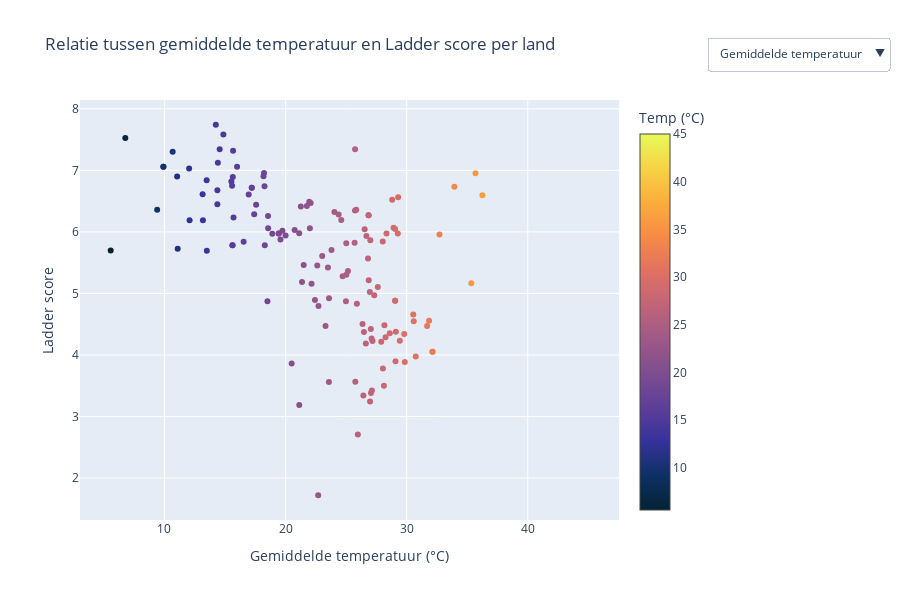

Notebook cell for this chart:
### Markdown cell above
> *Figuur 8: Drie interactieve wereldkaarten gecombineerd. Door te klikken op de tabs, kan er gefilterd worden op een variabele. Landen zonder gegevens zijn grijswit gekleurd.*

### Code cell
trace_temp = go.Scatter(
    x=df123["temperature_celsius"],
    y=df123["Ladder score"],
    mode="markers",
    marker=dict(
        color=df123["temperature_celsius"],
        colorscale="thermal",
        showscale=True,
        colorbar=dict(title="Temp (°C)")
    ),
    text=df123["country"],
    name="Gemiddelde temperatuur"
)

trace_feels_like = go.Scatter(
    x=df123["feels_like_celsius"],
    y=df123["Ladder score"],
    mode="markers",
    marker=dict(
        color=df123["feels_like_celsius"],
        colorscale="thermal",
        showscale=True,
        colorbar=dict(title="Voelt als (°C)")
    ),
    text=df123["country"],
    name="Gemiddelde gevoelstemperatuur",
    visible=False 
)

figtempsscatter = go.Figure(data=[trace_temp, trace_feels_like])
figtempsscatter.update_layout(
    updatemenus=[
        dict(
            type="dropdown",
            direction="down",
            showactive=True,
            buttons=list([
                dict(label="Gemiddelde temperatuur",
                     method="update",
                     args=[{"visible": [True, False]},
                           {"title": "Relatie tussen gemiddelde temperatuur en Ladder score per land",
                            "xaxis": {"title": "Gemiddelde temperatuur (°C)", "range" : [0,40]},
                            "yaxis": {"title": "Ladder score"}}]),

                dict(label="Gevoelstemperatuur",
                     method="update",
                     args=[{"visible": [False, True]},
                           {"title": "Relatie tussen gemiddelde gevoelstemperatuur en Ladder score per land",
                            "xaxis": {"title": "Gemiddelde gevoelstemperatuur (°C)", "range" : [0,40]},
                            "yaxis": {"title": "Ladder score"}}])
            ]),
            x=1.5,
            xanchor="right",
            y=1.15,
            yanchor="top"
        )
    ],
    width=900,
    height=600,
    title="Relatie tussen gemiddelde temperatuur en Ladder score per land",
    xaxis_title="Gemiddelde temperatuur (°C)",
    yaxis_title="Ladder score"
)

figtempsscatter.show()

### Figure 1 — Plotly figure (JSON) as saved in the notebook; plotly's stock layout.template omitted (floating-point values rounded to 4 significant figures; data arrays with more than 128 entries replaced by an {"elided": "..."} marker saying what was removed)
{"data": [{"marker": {"color": {"elided": "217 float values"}, "colorbar": {"title": {"text": "Temp (°C)"}}, "colorscale": [[0, "rgb(3, 35, 51)"], [0.09091, "rgb(13, 48, 100)"], [0.1818, "rgb(53, 50, 155)"], [0.2727, "rgb(93, 62, 153)"], [0.3636, "rgb(126, 77, 143)"], [0.4545, "rgb(158, 89, 135)"], [0.5455, "rgb(193, 100, 121)"], [0.6364, "rgb(225, 113, 97)"], [0.7273, "rgb(246, 139, 69)"], [0.8182, "rgb(251, 173, 60)"], [0.9091, "rgb(246, 211, 70)"], [1, "rgb(231, 250, 90)"]], "showscale": true}, "mode": "markers", "name": "Gemiddelde temperatuur", "text": {"elided": "217 str values"}, "type": "scatter", "x": {"elided": "217 float values"}, "y": {"elided": "217 float values"}}, {"marker": {"color": {"elided": "217 float values"}, "colorbar": {"title": {"text": "Voelt als (°C)"}}, "colorscale": [[0, "rgb(3, 35, 51)"], [0.09091, "rgb(13, 48, 100)"], [0.1818, "rgb(53, 50, 155)"], [0.2727, "rgb(93, 62, 153)"], [0.3636, "rgb(126, 77, 143)"], [0.4545, "rgb(158, 89, 135)"], [0.5455, "rgb(193, 100, 121)"], [0.6364, "rgb(225, 113, 97)"], [0.7273, "rgb(246, 139, 69)"], [0.8182, "rgb(251, 173, 60)"], [0.9091, "rgb(246, 211, 70)"], [1, "rgb(231, 250, 90)"]], "showscale": true}, "mode": "markers", "name": "Gemiddelde gevoelstemperatuur", "text": {"elided": "217 str values"}, "type": "scatter", "visible": false, "x": {"elided": "217 float values"}, "y": {"elided": "217 float values"}}], "layout": {"height": 600, "title": {"text": "Relatie tussen gemiddelde temperatuur en Ladder score per land"}, "updatemenus": [{"buttons": [{"args": [{"visible": [true, false]}, {"title": "Relatie tussen gemiddelde temperatuur en Ladder score per land", "xaxis": {"range": [0, 40], "title": "Gemiddelde temperatuur (°C)"}, "yaxis": {"title": "Ladder score"}}], "label": "Gemiddelde temperatuur", "method": "update"}, {"args": [{"visible": [false, true]}, {"title": "Relatie tussen gemiddelde gevoelstemperatuur en Ladder score per land", "xaxis": {"range": [0, 40], "title": "Gemiddelde gevoelstemperatuur (°C)"}, "yaxis": {"title": "Ladder score"}}], "label": "Gevoelstemperatuur", "method": "update"}], "direction": "down", "showactive": true, "type": "dropdown", "x": 1.5, "xanchor": "right", "y": 1.15, "yanchor": "top"}], "width": 900, "xaxis": {"autorange": true, "range": [3.027, 47.54], "title": {"text": "Gemiddelde temperatuur (°C)"}, "type": "linear"}, "yaxis": {"autorange": true, "range": [1.319, 8.143], "title": {"text": "Ladder score"}, "type": "linear"}}}
